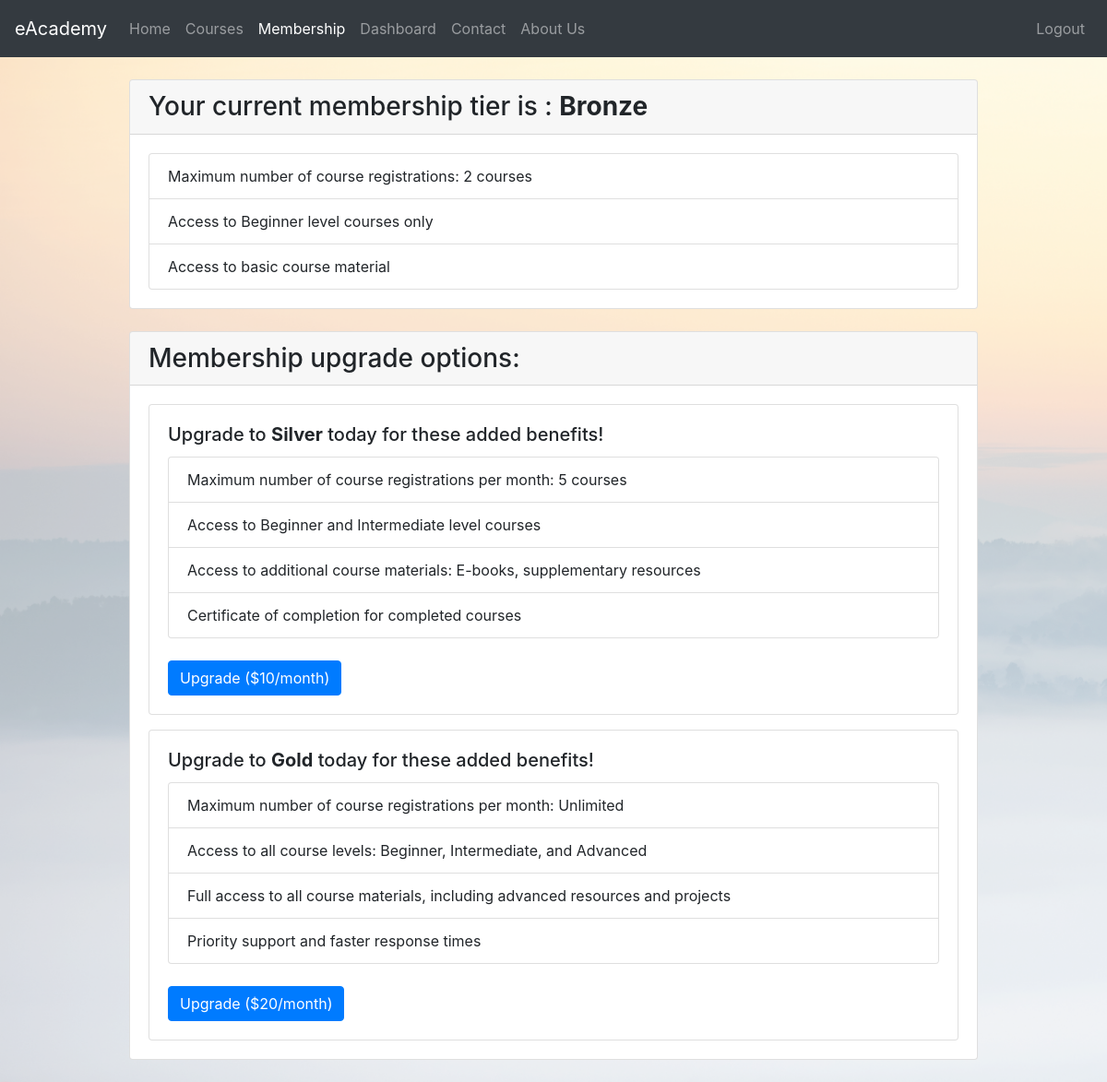
/membership/ (signed in), run on an earlier commit of the app's database.
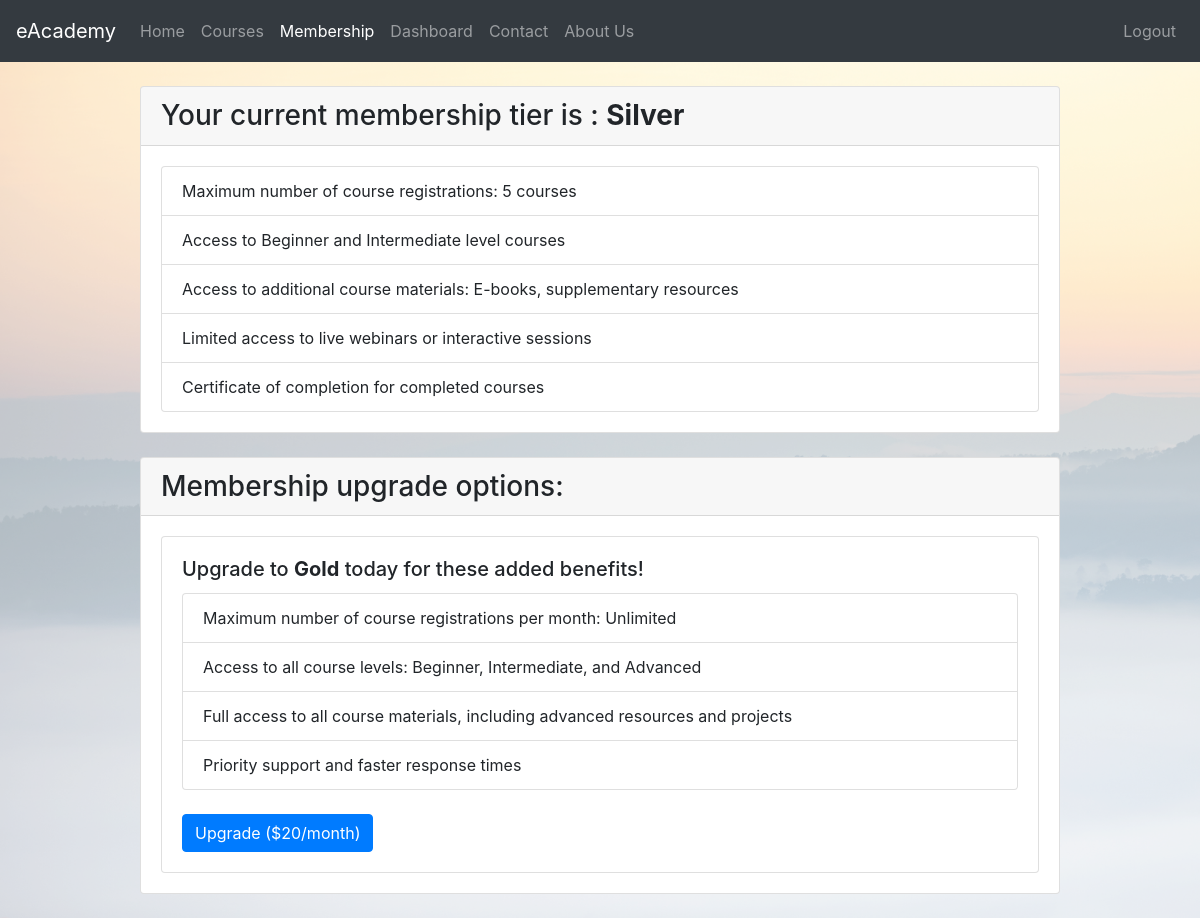
And on a later commit of the database.
### eAcademyApp/models.py (models this page shows, shortened)
class Membership(models.Model):
    MEMBERSHIP_CHOICES = [
        ('gold', 'Gold'),
        ('silver', 'Silver'),
        ('bronze', 'Bronze'),
    ]
    user = models.OneToOneField(User, on_delete=models.CASCADE)
    membership_type = models.CharField(max_length=10, choices=MEMBERSHIP_CHOICES, default='bronze')

### eAcademyApp/views.py (the view)
# urls.py: path('membership/', views.membership_view, name='membership'),
@login_required
def membership_view(request):
    if request.user.userprofile.isstudent():
        try:
            user_membership = Membership.objects.get(user=request.user)
        except Membership.DoesNotExist:
            user_membership = None
        context = {
            'user_membership': user_membership,
        }
        return render(request, 'membership.html', context)
    else:
        messages.info(request, 'Only Students are eligible to access this page.')
        return redirect(reverse('eAcademyApp:homepage'))

### eAcademyApp/models.py (called while the page is built)
    def isteacher(self):
        return self.user_type == 'professor'

    def isstudent(self):
        return self.user_type == 'student'

### templates/membership.html (shortened to what this page needs)
{% extends 'base.html' %}
{% block content %}
<div class="container">
  <div class="row justify-content-center">
    <div class="col-md-10">
      {% if user_membership %}
        <div class="card mb-4 mt-4">
            <div class="card-header">
                <h3 class="mb-0">Your current membership tier is : <strong> {{ user_membership.membership_type|title }}</strong></h3>
            </div>
          <div class="card-body">
            {% if user_membership.membership_type == 'bronze' %}
              <ul class="list-group">
                <li class="list-group-item">Maximum number of course registrations: 2 courses</li>
                <li class="list-group-item">Access to Beginner level courses only</li>
                <li class="list-group-item">Access to basic course material</li>
              </ul>
            {% elif user_membership.membership_type == 'silver' %}
              <ul class="list-group">
                <li class="list-group-item">Maximum number of course registrations: 5 courses</li>
                <li class="list-group-item">Access to Beginner and Intermediate level courses</li>
                <li class="list-group-item">Access to additional course materials: E-books, supplementary resources</li>
                <li class="list-group-item">Limited access to live webinars or interactive sessions</li>
                <li class="list-group-item">Certificate of completion for completed courses</li>
              </ul>
            {% endif %}
          </div>
        </div>
      {% else %}
        <div class="alert alert-info" role="alert">
          You are not currently subscribed to any membership tier.
        </div>
      {% endif %}
      {% if user_membership and user_membership.membership_type != 'gold' %}
        <div class="card mb-4">
            <div class="card-header">
                <h3 class="mb-0">Membership upgrade options:</h3>
            </div>
          <div class="card-body">
            {% if user_membership.membership_type != 'silver' %}
              <div class="card mb-3">
                <div class="card-body">
                  <h5 class="card-title">Upgrade to <strong>Silver</strong> today for these added benefits!</h5>
                  <ul class="list-group">
                    <li class="list-group-item">Maximum number of course registrations per month: 5 courses</li>
                    <li class="list-group-item">Access to Beginner and Intermediate level courses</li>
                    <li class="list-group-item">Access to additional course materials: E-books, supplementary resources</li>
                    <li class="list-group-item">Certificate of completion for completed courses</li>
                  </ul>
                  <form action="{% url 'eAcademyApp:upgrade' 'silver' %}" method="post">
                    <button type="submit" class="btn btn-primary mt-4">Upgrade ($10/month)</button>
                  </form>
                </div>
              </div>
            {% endif %}
            <div class="card">
              <div class="card-body">
                <h5 class="card-title">Upgrade to <strong>Gold</strong> today for these added benefits!</h5>
                <ul class="list-group">
                  <li class="list-group-item">Maximum number of course registrations per month: Unlimited</li>
                  <li class="list-group-item">Access to all course levels: Beginner, Intermediate, and Advanced</li>
                  <li class="list-group-item">Full access to all course materials, including advanced resources and projects</li>
                  <li class="list-group-item">Priority support and faster response times</li>
                </ul>
                <form action="{% url 'eAcademyApp:upgrade' 'gold' %}" method="post">
                  <button type="submit" class="btn btn-primary mt-4">Upgrade ($20/month)</button>
                </form>
              </div>
            </div>
          </div>
        </div>
      {% endif %}
    </div>
  </div>
</div>
{% endblock %}

### templates/base.html (shortened to what this page needs)
{% load static %}
<!DOCTYPE html>
<html>
<head>
    <link rel="stylesheet" href="https://stackpath.bootstrapcdn.com/bootstrap/4.5.0/css/bootstrap.min.css">
    <link rel="stylesheet" href="{% static 'eAcademyApp/styles.css' %}">
</head>
<body>
    <nav class="navbar navbar-expand-lg navbar-dark bg-dark">
        <a class="navbar-brand" href="/">eAcademy</a>
        <div class="collapse navbar-collapse" id="navbarNav">
            <ul class="navbar-nav mr-auto">
                <li class="nav-item {% if request.path == '/' %}active{% endif %}">
                    <a class="nav-link" href="/">Home</a>
                </li>
                <li class="nav-item {% if request.path == '/courses/' %}active{% endif %}">
                    <a class="nav-link" href="/courses/">Courses</a>
                </li>
                {% if request.user.is_authenticated and request.user.userprofile.isstudent %}
                    <li class="nav-item {% if request.path == '/membership/' %}active{% endif %}">
                        <a class="nav-link" href="/membership/">Membership</a>
                    </li>
                {% endif %}
                {% if request.user.userprofile.isstudent %}
                    <li class="nav-item">
                        <a class="nav-link" href="{% url 'eAcademyApp:dashboard' %}">Dashboard</a>
                    </li>
                {% endif %}
                <li class="nav-item {% if request.path == '/contact/' %}active{% endif %}">
                    <a class="nav-link" href="/contact/">Contact</a>
                </li>
                <li class="nav-item {% if request.path == '/aboutus/' %}active{% endif %}">
                    <a class="nav-link" href="/aboutus/">About Us</a>
                </li>
            </ul>
            <ul class="navbar-nav">
                {% if request.user.is_authenticated and request.user.userprofile.isstudent %}
                    <li class="nav-item {% if request.path == '/cart/' %}active{% endif %}">
                        <a class="nav-link" href="/cart/">
                            <div class="cart-icon"></div>
                        </a>
                    </li>
                {% endif %}
            </ul>
            <ul class="navbar-nav">
                {% if request.user.is_authenticated %}
                    <li class="nav-item">
                        <a class="nav-link" href="/accounts/logout/">Logout</a>
                    </li>
                {% endif %}
            </ul>
        </div>
    </nav>
    {% block content %}
    {% endblock %}
</body>
</html>

### eAcademyApp/static/eAcademyApp/styles.css (style rules this page uses)
body { background-image: url("background.png"); background-size: cover; background-repeat: no-repeat; }
.cart-icon { background-image: url('cart_icon.png'); width: 30px; height: 30px; background-size: cover; }

What changed in the data, as far as the page shows it:
changed Membership: membership_type "Bronze" → "Silver"
Also different on the page:
text no longer shown: "Maximum number of course registrations: 2 courses Access to Beginner level courses only Access to basic course material Upgrade to Silver today for these added benefits! Maximum number of course registrations per month: 5 courses Upgrade ($10/month)"
text now shown: "Maximum number of course registrations: 5 courses Limited access to live webinars or interactive sessions"
